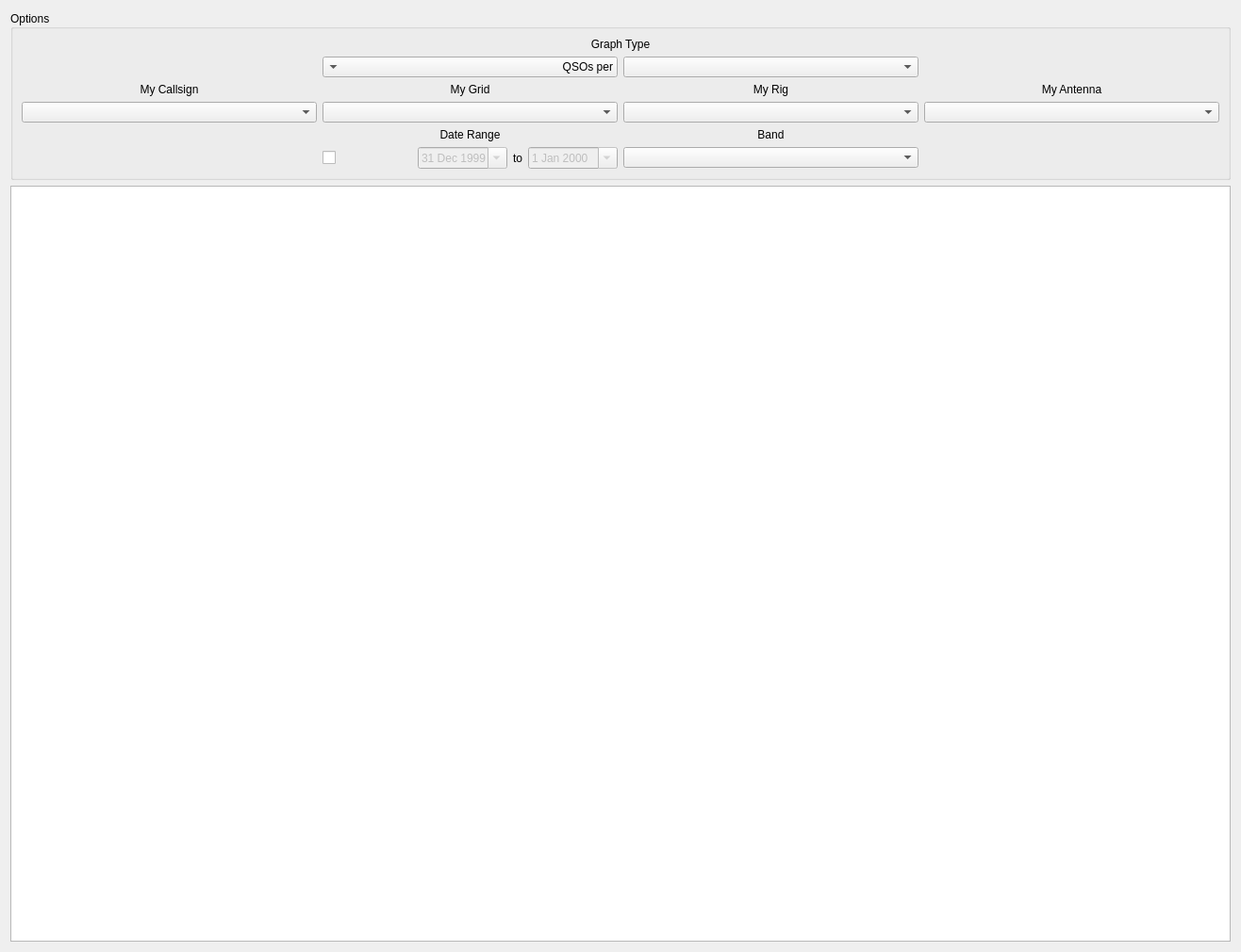
<?xml version="1.0" encoding="UTF-8"?>
<ui version="4.0">
 <class>StatisticsWidget</class>
 <widget class="QWidget" name="StatisticsWidget">
  <property name="geometry">
   <rect>
    <x>0</x>
    <y>0</y>
    <width>1316</width>
    <height>1010</height>
   </rect>
  </property>
  <property name="windowTitle">
   <string>Statistics</string>
  </property>
  <layout class="QVBoxLayout" name="verticalLayout">
   <item>
    <widget class="QGroupBox" name="groupBox">
     <property name="title">
      <string>Options</string>
     </property>
     <property name="alignment">
      <set>Qt::AlignLeading|Qt::AlignLeft|Qt::AlignVCenter</set>
     </property>
     <property name="flat">
      <bool>false</bool>
     </property>
     <property name="checkable">
      <bool>false</bool>
     </property>
     <layout class="QGridLayout" name="gridLayout">
      <item row="3" column="2">
       <widget class="QComboBox" name="statTypeSecCombo">
        <property name="focusPolicy">
         <enum>Qt::ClickFocus</enum>
        </property>
       </widget>
      </item>
      <item row="6" column="0">
       <widget class="QComboBox" name="myCallCombo">
        <property name="sizePolicy">
         <sizepolicy hsizetype="Preferred" vsizetype="Fixed">
          <horstretch>0</horstretch>
          <verstretch>0</verstretch>
         </sizepolicy>
        </property>
        <property name="focusPolicy">
         <enum>Qt::ClickFocus</enum>
        </property>
       </widget>
      </item>
      <item row="5" column="0">
       <widget class="QLabel" name="myCalLabel">
        <property name="text">
         <string>My Callsign</string>
        </property>
        <property name="alignment">
         <set>Qt::AlignCenter</set>
        </property>
       </widget>
      </item>
      <item row="6" column="3">
       <widget class="QComboBox" name="myAntennaCombo">
        <property name="sizePolicy">
         <sizepolicy hsizetype="Minimum" vsizetype="Fixed">
          <horstretch>0</horstretch>
          <verstretch>0</verstretch>
         </sizepolicy>
        </property>
        <property name="focusPolicy">
         <enum>Qt::ClickFocus</enum>
        </property>
       </widget>
      </item>
      <item row="9" column="1">
       <widget class="QLabel" name="rangeLabel">
        <property name="text">
         <string>Date Range</string>
        </property>
        <property name="alignment">
         <set>Qt::AlignCenter</set>
        </property>
       </widget>
      </item>
      <item row="1" column="0" colspan="4">
       <layout class="QHBoxLayout" name="horizontalLayout_3">
        <item>
         <widget class="QLabel" name="statTypeLabel">
          <property name="text">
           <string>Graph Type</string>
          </property>
          <property name="alignment">
           <set>Qt::AlignCenter</set>
          </property>
         </widget>
        </item>
       </layout>
      </item>
      <item row="3" column="1">
       <widget class="QComboBox" name="statTypeMainCombo">
        <property name="sizePolicy">
         <sizepolicy hsizetype="Preferred" vsizetype="Fixed">
          <horstretch>0</horstretch>
          <verstretch>0</verstretch>
         </sizepolicy>
        </property>
        <property name="focusPolicy">
         <enum>Qt::ClickFocus</enum>
        </property>
        <property name="layoutDirection">
         <enum>Qt::RightToLeft</enum>
        </property>
        <property name="insertPolicy">
         <enum>QComboBox::NoInsert</enum>
        </property>
        <item>
         <property name="text">
          <string>QSOs per</string>
         </property>
        </item>
        <item>
         <property name="text">
          <string>Percents</string>
         </property>
        </item>
        <item>
         <property name="text">
          <string>Top 10</string>
         </property>
        </item>
        <item>
         <property name="text">
          <string>Histogram</string>
         </property>
        </item>
       </widget>
      </item>
      <item row="6" column="1">
       <widget class="QComboBox" name="myGridCombo">
        <property name="focusPolicy">
         <enum>Qt::ClickFocus</enum>
        </property>
       </widget>
      </item>
      <item row="5" column="1">
       <widget class="QLabel" name="myGridLabel">
        <property name="text">
         <string>My Grid</string>
        </property>
        <property name="alignment">
         <set>Qt::AlignCenter</set>
        </property>
       </widget>
      </item>
      <item row="6" column="2">
       <widget class="QComboBox" name="myRigCombo">
        <property name="sizePolicy">
         <sizepolicy hsizetype="Minimum" vsizetype="Fixed">
          <horstretch>0</horstretch>
          <verstretch>0</verstretch>
         </sizepolicy>
        </property>
        <property name="focusPolicy">
         <enum>Qt::ClickFocus</enum>
        </property>
       </widget>
      </item>
      <item row="10" column="1">
       <layout class="QHBoxLayout" name="horizontalLayout_4">
        <item>
         <widget class="QCheckBox" name="useDateRangeCheckBox">
          <property name="text">
           <string/>
          </property>
          <property name="checked">
           <bool>false</bool>
          </property>
         </widget>
        </item>
        <item>
         <widget class="QDateEdit" name="startDateEdit">
          <property name="enabled">
           <bool>false</bool>
          </property>
          <property name="sizePolicy">
           <sizepolicy hsizetype="Preferred" vsizetype="Fixed">
            <horstretch>0</horstretch>
            <verstretch>0</verstretch>
           </sizepolicy>
          </property>
          <property name="focusPolicy">
           <enum>Qt::ClickFocus</enum>
          </property>
          <property name="buttonSymbols">
           <enum>QAbstractSpinBox::UpDownArrows</enum>
          </property>
          <property name="specialValueText">
           <string/>
          </property>
          <property name="keyboardTracking">
           <bool>false</bool>
          </property>
          <property name="showGroupSeparator" stdset="0">
           <bool>false</bool>
          </property>
          <property name="calendarPopup">
           <bool>true</bool>
          </property>
          <property name="timeSpec">
           <enum>Qt::UTC</enum>
          </property>
          <property name="date">
           <date>
            <year>1999</year>
            <month>12</month>
            <day>31</day>
           </date>
          </property>
         </widget>
        </item>
        <item>
         <widget class="QLabel" name="toLabel">
          <property name="sizePolicy">
           <sizepolicy hsizetype="Maximum" vsizetype="Preferred">
            <horstretch>0</horstretch>
            <verstretch>0</verstretch>
           </sizepolicy>
          </property>
          <property name="text">
           <string>to</string>
          </property>
         </widget>
        </item>
        <item>
         <widget class="QDateEdit" name="endDateEdit">
          <property name="enabled">
           <bool>false</bool>
          </property>
          <property name="sizePolicy">
           <sizepolicy hsizetype="Preferred" vsizetype="Fixed">
            <horstretch>0</horstretch>
            <verstretch>0</verstretch>
           </sizepolicy>
          </property>
          <property name="focusPolicy">
           <enum>Qt::ClickFocus</enum>
          </property>
          <property name="wrapping">
           <bool>false</bool>
          </property>
          <property name="frame">
           <bool>true</bool>
          </property>
          <property name="keyboardTracking">
           <bool>false</bool>
          </property>
          <property name="calendarPopup">
           <bool>true</bool>
          </property>
          <property name="timeSpec">
           <enum>Qt::UTC</enum>
          </property>
         </widget>
        </item>
       </layout>
      </item>
      <item row="9" column="2">
       <widget class="QLabel" name="bandLabel">
        <property name="text">
         <string>Band</string>
        </property>
        <property name="alignment">
         <set>Qt::AlignCenter</set>
        </property>
       </widget>
      </item>
      <item row="10" column="2">
       <widget class="QComboBox" name="bandCombo"/>
      </item>
      <item row="5" column="3">
       <widget class="QLabel" name="myAntennaLabel">
        <property name="sizePolicy">
         <sizepolicy hsizetype="Preferred" vsizetype="Preferred">
          <horstretch>0</horstretch>
          <verstretch>0</verstretch>
         </sizepolicy>
        </property>
        <property name="text">
         <string>My Antenna</string>
        </property>
        <property name="alignment">
         <set>Qt::AlignCenter</set>
        </property>
       </widget>
      </item>
      <item row="5" column="2">
       <widget class="QLabel" name="myRigLabel">
        <property name="sizePolicy">
         <sizepolicy hsizetype="Preferred" vsizetype="Preferred">
          <horstretch>0</horstretch>
          <verstretch>0</verstretch>
         </sizepolicy>
        </property>
        <property name="text">
         <string>My Rig</string>
        </property>
        <property name="alignment">
         <set>Qt::AlignCenter</set>
        </property>
       </widget>
      </item>
     </layout>
    </widget>
   </item>
   <item>
    <widget class="QChartView" name="graphView"/>
   </item>
  </layout>
 </widget>
 <customwidgets>
  <customwidget>
   <class>QChartView</class>
   <extends>QGraphicsView</extends>
   <header>QtCharts</header>
  </customwidget>
 </customwidgets>
 <resources/>
 <connections>
  <connection>
   <sender>statTypeMainCombo</sender>
   <signal>currentIndexChanged(int)</signal>
   <receiver>StatisticsWidget</receiver>
   <slot>mainStatChanged(int)</slot>
   <hints>
    <hint type="sourcelabel">
     <x>487</x>
     <y>566</y>
    </hint>
    <hint type="destinationlabel">
     <x>642</x>
     <y>303</y>
    </hint>
   </hints>
  </connection>
  <connection>
   <sender>useDateRangeCheckBox</sender>
   <signal>stateChanged(int)</signal>
   <receiver>StatisticsWidget</receiver>
   <slot>dateRangeCheckBoxChanged(int)</slot>
   <hints>
    <hint type="sourcelabel">
     <x>699</x>
     <y>70</y>
    </hint>
    <hint type="destinationlabel">
     <x>642</x>
     <y>303</y>
    </hint>
   </hints>
  </connection>
  <connection>
   <sender>statTypeSecCombo</sender>
   <signal>currentIndexChanged(int)</signal>
   <receiver>StatisticsWidget</receiver>
   <slot>refreshGraph()</slot>
   <hints>
    <hint type="sourcelabel">
     <x>744</x>
     <y>563</y>
    </hint>
    <hint type="destinationlabel">
     <x>745</x>
     <y>604</y>
    </hint>
   </hints>
  </connection>
  <connection>
   <sender>myGridCombo</sender>
   <signal>currentIndexChanged(int)</signal>
   <receiver>StatisticsWidget</receiver>
   <slot>refreshGraph()</slot>
   <hints>
    <hint type="sourcelabel">
     <x>600</x>
     <y>529</y>
    </hint>
    <hint type="destinationlabel">
     <x>604</x>
     <y>599</y>
    </hint>
   </hints>
  </connection>
  <connection>
   <sender>myCallCombo</sender>
   <signal>currentIndexChanged(int)</signal>
   <receiver>StatisticsWidget</receiver>
   <slot>refreshGraph()</slot>
   <hints>
    <hint type="sourcelabel">
     <x>388</x>
     <y>491</y>
    </hint>
    <hint type="destinationlabel">
     <x>387</x>
     <y>602</y>
    </hint>
   </hints>
  </connection>
  <connection>
   <sender>myAntennaCombo</sender>
   <signal>currentIndexChanged(int)</signal>
   <receiver>StatisticsWidget</receiver>
   <slot>refreshGraph()</slot>
   <hints>
    <hint type="sourcelabel">
     <x>1035</x>
     <y>534</y>
    </hint>
    <hint type="destinationlabel">
     <x>1001</x>
     <y>605</y>
    </hint>
   </hints>
  </connection>
  <connection>
   <sender>myRigCombo</sender>
   <signal>currentIndexChanged(int)</signal>
   <receiver>StatisticsWidget</receiver>
   <slot>refreshGraph()</slot>
   <hints>
    <hint type="sourcelabel">
     <x>1121</x>
     <y>483</y>
    </hint>
    <hint type="destinationlabel">
     <x>1102</x>
     <y>606</y>
    </hint>
   </hints>
  </connection>
  <connection>
   <sender>startDateEdit</sender>
   <signal>userDateChanged(QDate)</signal>
   <receiver>StatisticsWidget</receiver>
   <slot>refreshGraph()</slot>
   <hints>
    <hint type="sourcelabel">
     <x>353</x>
     <y>256</y>
    </hint>
    <hint type="destinationlabel">
     <x>234</x>
     <y>602</y>
    </hint>
   </hints>
  </connection>
  <connection>
   <sender>endDateEdit</sender>
   <signal>userDateChanged(QDate)</signal>
   <receiver>StatisticsWidget</receiver>
   <slot>refreshGraph()</slot>
   <hints>
    <hint type="sourcelabel">
     <x>542</x>
     <y>252</y>
    </hint>
    <hint type="destinationlabel">
     <x>79</x>
     <y>603</y>
    </hint>
   </hints>
  </connection>
  <connection>
   <sender>bandCombo</sender>
   <signal>currentIndexChanged(int)</signal>
   <receiver>StatisticsWidget</receiver>
   <slot>refreshGraph()</slot>
   <hints>
    <hint type="sourcelabel">
     <x>824</x>
     <y>248</y>
    </hint>
    <hint type="destinationlabel">
     <x>657</x>
     <y>504</y>
    </hint>
   </hints>
  </connection>
 </connections>
 <slots>
  <slot>mainStatChanged(int)</slot>
  <slot>refreshGraph()</slot>
  <slot>dateRangeCheckBoxChanged(int)</slot>
 </slots>
</ui>
